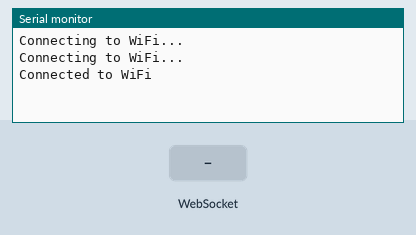
The sketch below on a simulated ESP32. Shown: the last lines printed to the serial monitor. The test bench sets the inputs (shaded band). WiFi joins after 1.5 s; servers stay silent unless stated.

Above: at 3.2 s.
3.3 s: WebSocket text "1" received
At 4.5 s:
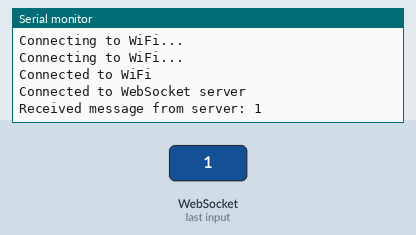
4.8 s: WebSocket text "0" received
At 4.96 s:
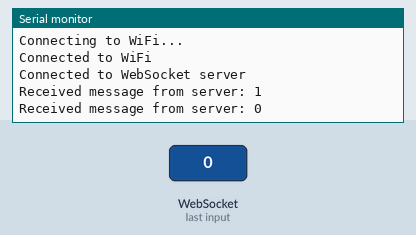
6.5 s: WebSocket text "2" received
At 6.9 s:
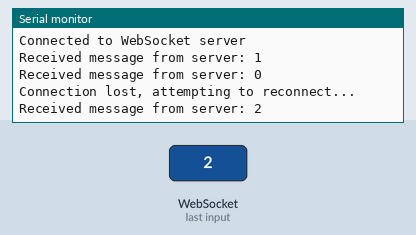

Measured:
- after the input at 3.3 s, the serial monitor: prints a new line at once (image 1)
- after the input at 4.8 s, the serial monitor: prints a new line at once (image 2)
- after the input at 6.5 s, the serial monitor: prints a new line at once (image 3)

The sketch:

testroverclient.ino
```cpp
#include <WiFi.h>
#include <WebSocketsClient.h>

const char *ssid = "Wokwi-GUEST";
const char *password = "";
const char *host = "rerassor.com";
const uint16_t port = 8080;
const char *url = "/?name=testrover&secret=1234";
const char *protocol = "ws";

WiFiClient client;
WebSocketsClient ws;


unsigned long lastConnectionCheck = 0;
const unsigned long connectionCheckInterval = 5000; // 5 seconds

void setup()
{
    Serial.begin(115200);


    // connect to Wi-Fi
    WiFi.begin(ssid, password);
    while (WiFi.status() != WL_CONNECTED)
    {
        delay(1000);
        Serial.println("Connecting to WiFi...");
    }
    Serial.println("Connected to WiFi");

    // connect to WebSocket server
    ws.begin(host, port, url, protocol);
    ws.onEvent(onWsEvent);
}

void loop()
{
    ws.loop();

    if (millis() - lastConnectionCheck >= connectionCheckInterval)
    {
        lastConnectionCheck = millis();
        if (!ws.isConnected())
        {
            Serial.println("Connection lost, attempting to reconnect...");
            ws.begin(host, port, url, protocol);
        }
    }
}

void onWsEvent(WStype_t type, uint8_t *payload, size_t length)
{
    switch (type)
    {
    case WStype_DISCONNECTED:
        Serial.println("Disconnected from WebSocket server");
        break;
    case WStype_CONNECTED:
        Serial.println("Connected to WebSocket server");
        ws.sendTXT("{\"type\":\"getConnectedClients\"}");
        break;
    case WStype_TEXT:
        Serial.print("Received message from server: ");
        Serial.println((char *)payload);
    }


}
```
